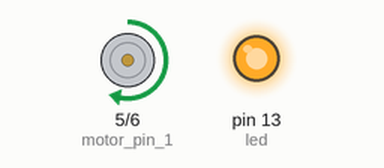
The sketch below on a simulated Arduino Uno, built with avr-gcc and run on an emulated ATmega328P. On the bench: motor-driver pin pairs drawn as motors (green arrow = first pin HIGH = forward, orange = second pin HIGH = backward, longer = more drive, scaled by the enable pin), output pins drawn as LEDs (lit = HIGH). What the sketch prints to the serial monitor is not drawn.

Above: at 0.5 s.
At 2.2 s:
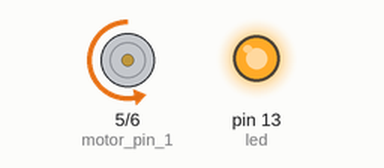
At 6.5 s:
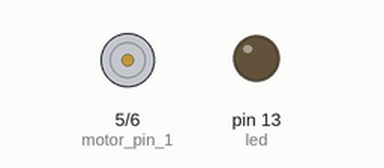
Timing chart, 0 to 8.1 s (numbered marks = the images above):
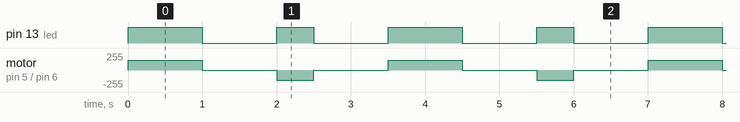

Measured:
- by itself, pin 13 (led): repeats every 3.5 s: LOW 1.0 s, HIGH 0.50 s, LOW 1.0 s, HIGH 1.0 s
- by itself, motor on pin 5 (motor_pin_1) / pin 6 (motor_pin_2): repeats every 3.5 s: stopped 1.0 s, backward 150/255 0.50 s, stopped 1.0 s, forward 150/255 1.0 s

The sketch:

Furby_v00.ino
```cpp
/*
  Hacking a 2005 model Furby!
  Furby_v0 controls just the motor.
  MakersBox.blogspot.com
  648.ken@gmail.com
*/

//  L293D Dual H-Bridge Pinouts:
//
//                     +-\/-+
//          Enable 1  1|    |16  VSS
//          Input 1A  2|    |15  Input 2B
//         Output 1A  3|    |14  Output 2B
//               GND  4|    |13  GND
//               GND  5|    |12  GND
//         Output 1B  6|    |11  Output 2A
//          Input 1B  7|    |10  Input 2A
//                VS  8|    |9   Enable 2
//                     +----+

// Connections:
// Arduino 5V -> H-Bridge Pin 8
// Arduino GND-> H-Bridge Pins 4/5/12/13
// Furby 6V   -> H-Bridge Pin 16
// Furby GND  -> H-Bridge Pins 4/5/12/13


int led = 13;
int motor_pwm = 10;       // H-Bridge Pin 9  [Enable 2]
int motor_pin_1 = 5;      // H-Bridge Pin 15 [Input 2B]
int motor_pin_2 = 6;      // H-Bridge Pin 10 [Input 2A]


void setup() {
  pinMode(led, OUTPUT);
  pinMode(motor_pwm, OUTPUT);
  pinMode(motor_pin_1, OUTPUT);
  pinMode(motor_pin_2, OUTPUT);

  analogWrite(motor_pwm, 150); // enable
  digitalWrite(motor_pin_1, LOW);
  digitalWrite(motor_pin_2, LOW);

  Serial.begin(9600);
  Serial.println("Furby motor test");
}


void loop() {
  int interval=1000;
  digitalWrite(motor_pin_1, HIGH);
  digitalWrite(led, HIGH);
  delay(interval);

  digitalWrite(motor_pin_1, LOW);
  digitalWrite(led, LOW);
  delay(interval);

  digitalWrite(motor_pin_2, HIGH);
  digitalWrite(led, HIGH);
  delay(interval/2);

  digitalWrite(motor_pin_2, LOW);
  digitalWrite(led, LOW);
  delay(interval);
}
```
